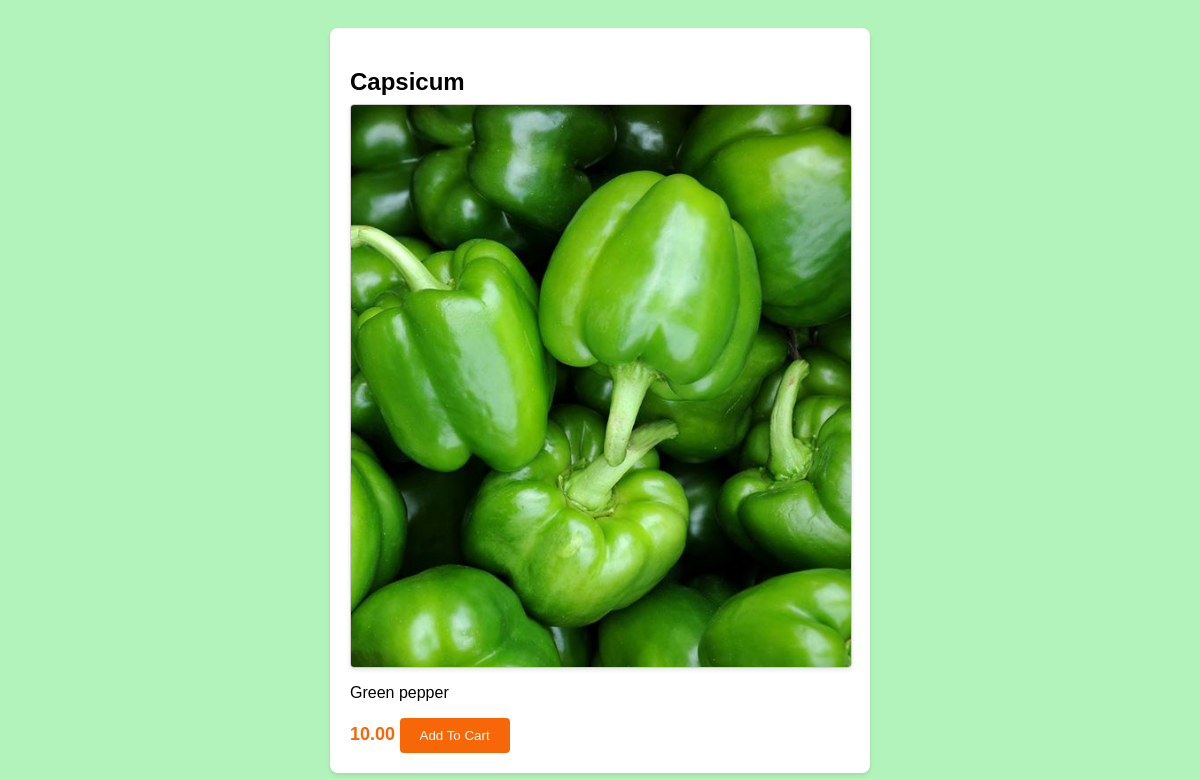
/inventory/products/7/, run on the app's committed database.
### inventory/models.py (models this page shows)
class Product(models.Model):
    vendor = models.ForeignKey(Vendor, null = True, on_delete = models.CASCADE)
    name=models.CharField(max_length=32)
    price=models.DecimalField(max_digits=8,decimal_places=2)
    stock=models.PositiveBigIntegerField()
    image=models.ImageField()
    description=models.TextField()
    date_created=models.DateTimeField(auto_now_add=True)
    date_updated=models.DateTimeField(auto_now=True)

### inventory/views.py (the view)
# urls.py: path("products/<int:id>/", product_detail, name="product_detail_view"),
def product_detail(request, id):
    product = Product.objects.get(id=id)
    return render(request, "inventory/product_detail.html", {"product": product})

### templates/inventory/product_detail.html (shortened to what this page needs)
<!DOCTYPE html>
<html lang="en">
<head>
</head>
<body>
    <div class="product-container">
        <h2 class="product-title">{{product.name}}</h2>
        <img src="{{product.image.url}}" alt="{{product.name}}" class="product-image" />
        <p class="product-description">{{product.description}}</p>
        <span class="product-price">{{product.price}}</span>
        <button class="add-to-cart-btn">Add To Cart</button>
    </div>
</body>
</html>

### templates/inventory/product_detail.html (style rules this page uses)
body { font-family: Arial, sans-serif; background-color:#b2f2bb; padding: 20px; }
.product-container { max-width: 500px; margin: 0 auto; background-color: #fff; padding: 20px; border-radius: 8px; box-shadow: 0 2px 4px rgba(0, 0, 0, 0.1); }
.product-container img { max-width: 100%; display: block; margin-bottom: 16px; border: 1px solid #ccc; border-radius: 4px; box-shadow: 0 2px 4px rgba(0, 0, 0, 0.1); }
.product-title { font-size: 24px; font-weight: bold; margin-bottom: 8px; }
.product-description { margin-bottom: 16px; }
.product-price { font-size: 18px; font-weight: bold; color: #f76707; }
.add-to-cart-btn { background-color: #f76707; color: #fff; border: none; padding: 10px 20px; border-radius: 4px; cursor: pointer; }

### data on the page
Product: name "Capsicum", image (picture), description "Green pepper", price "10.00"
